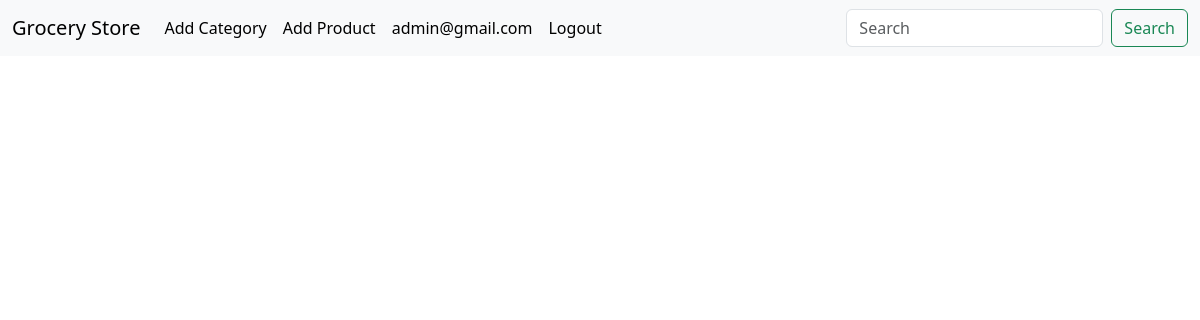
The page / (signed in) on the database as committed earlier.
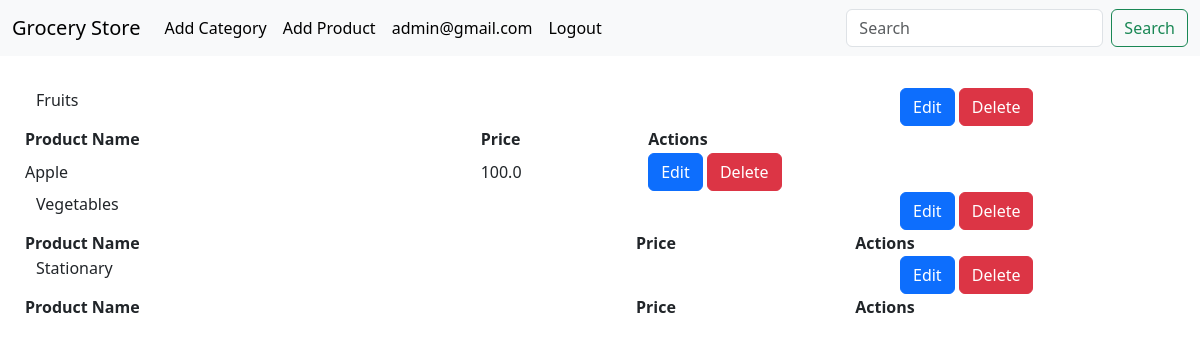
The same page on the database as committed later.
### controllers/models.py (models this page shows, shortened)
class Category(db.Model):
    id = db.Column(db.Integer, primary_key=True)
    name = db.Column(db.String(50), unique=True, nullable=False)

class Product(db.Model):
    id = db.Column(db.Integer, primary_key=True)
    name = db.Column(db.String(100), nullable=False)
    price = db.Column(db.Float, nullable=False)
    category_id = db.Column(db.Integer, db.ForeignKey('category.id'), nullable=False)
    category = db.relationship('Category', backref='products')

### controllers/general_routes.py (the view)
@app.route('/')
def home():
    categories = Category.query.all()
    return render_template('home.html', categories=categories)

### templates/home.html (shortened to what this page needs)
{% extends 'index.html' %}
{% block content %}
<div class="container-fluid">
    {% if session.get('email') %}
        {% if 'admin' in session.get('roles') %}
            {% include 'admin_dashboard.html' %}
        {%else %}
            {% include 'user_dashboard.html' %}
        {%endif %}
    {% else %}
    <h1>Welcome to the Grocery Store</h1>
    <p>Please <a href="{{ url_for('login') }}">login</a>
    or <a href="{{ url_for('register') }}">register</a> to continue.</p>
    {% endif %}
</div>
{% endblock %}

### templates/index.html (shortened to what this page needs)
<!DOCTYPE html>
<html lang="en">
<head>
    <link href="https://cdn.jsdelivr.net/npm/bootstrap@5.3.7/dist/css/bootstrap.min.css" rel="stylesheet">
</head>
<body>
    {% include 'navbar.html' %}
    <div class="container-fluid">
        <div class="row justify-content-center">
        </div>
    </div>
    {% block content %}{% endblock %}
</body>
</html>

### templates/navbar.html (shortened to what this page needs)
<nav class="navbar navbar-expand-lg bg-body-tertiary">
  <div class="container-fluid">
    <a class="navbar-brand" href="#">Grocery Store</a>
    <div class="collapse navbar-collapse" id="navbarSupportedContent">
      <ul class="navbar-nav me-auto mb-2 mb-lg-0">
        {% if session.get('email') %}
          {% if 'admin' in session.get('roles') %}
            <li class="nav-item">
              <a class="nav-link active" aria-current="page" href={{url_for('add_category')}}>Add Category</a>
            </li>
            <li class="nav-item">
              <a class="nav-link active" aria-current="page" href={{url_for('add_product')}}>Add Product</a>
            </li>
          {% endif %}
          <li class="nav-item">
            <a class="nav-link active" aria-current="page" href="">{{session.get('email')}}</a>
          </li>
          <li class="nav-item">
            <a class="nav-link active" aria-current="page" href="/logout">Logout</a>
          </li>
        {% endif %}
      </ul>
      <form class="d-flex" role="search">
        <input class="form-control me-2" type="search" placeholder="Search" aria-label="Search"/>
        <button class="btn btn-outline-success" type="submit">Search</button>
      </form>
    </div>
  </div>
</nav>

### templates/admin_dashboard.html
<div class = "container-fluid">
{% for category in categories %}
    <div class="container-fluid">
        <div class="row">
            <div class="col-9">
                {{ category.name }}
            </div>
            <div class="col-3">
                <a href="{{ url_for('edit_category', category_id=category.id) }}" class="btn btn-primary">Edit</a>
                <a href="{{ url_for('delete_category', category_id=category.id) }}" class="btn btn-danger">Delete</a>
            </div>
        </div>
        <div class="row">
            <table>
                <thead>
                    <th>Product Name</th>
                    <th>Price</th>
                    <th>Actions</th>
                </thead>
                <tbody>
                    {% for product in category.products %}
                    <tr>
                        <td>{{ product.name }}</td>
                        <td>{{ product.price }}</td>
                        <td>
                            <a href="#" class="btn btn-primary">Edit</a>
                            <a href="#" class="btn btn-danger">Delete</a>
                        </td>
                    </tr>
                    {%endfor %}
                </tbody>
            </table>
        </div>
    </div>
{% endfor %}
</div>

Rows that differ between the two databases and show on the page:
added Category: name "Fruits"
added Product: name "Apple", price "100.0"
added Category: name "Vegetables"
added Category: name "Stationary"
